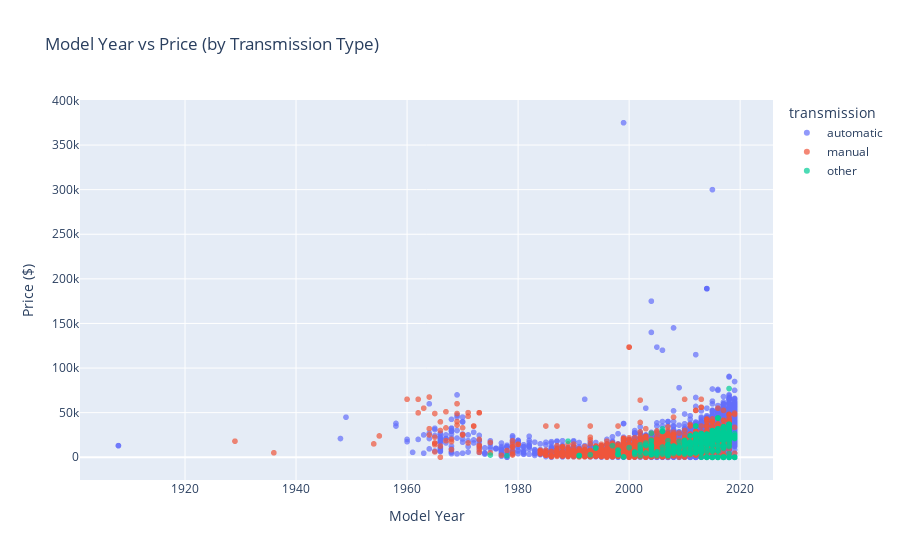

Notebook code cell kept with this figure:
### Code cell
fig_scatter_year = px.scatter(
    df,
    x='model_year',
    y='price',
    color='transmission',
    title='Model Year vs Price (by Transmission Type)',
    labels={'model_year': 'Model Year', 'price': 'Price ($)'},
    opacity=0.7
)
fig_scatter_year.show()

### Figure 1 — Plotly figure (JSON) as saved in the notebook; plotly's stock layout.template omitted (floating-point values rounded to 4 significant figures; data arrays with more than 128 entries replaced by an {"elided": "..."} marker saying what was removed)
{"data": [{"hovertemplate": "transmission=automatic<br>Model Year=%{x}<br>Price ($)=%{y}<extra></extra>", "legendgroup": "automatic", "marker": {"color": "#636efa", "opacity": 0.7, "symbol": "circle"}, "mode": "markers", "name": "automatic", "showlegend": true, "type": "scattergl", "x": {"elided": "46902 float values"}, "xaxis": "x", "y": {"elided": "46902 int values"}, "yaxis": "y"}, {"hovertemplate": "transmission=manual<br>Model Year=%{x}<br>Price ($)=%{y}<extra></extra>", "legendgroup": "manual", "marker": {"color": "#EF553B", "opacity": 0.7, "symbol": "circle"}, "mode": "markers", "name": "manual", "showlegend": true, "type": "scattergl", "x": {"elided": "2829 float values"}, "xaxis": "x", "y": {"elided": "2829 int values"}, "yaxis": "y"}, {"hovertemplate": "transmission=other<br>Model Year=%{x}<br>Price ($)=%{y}<extra></extra>", "legendgroup": "other", "marker": {"color": "#00cc96", "opacity": 0.7, "symbol": "circle"}, "mode": "markers", "name": "other", "showlegend": true, "type": "scattergl", "x": {"elided": "1794 float values"}, "xaxis": "x", "y": {"elided": "1794 int values"}, "yaxis": "y"}], "layout": {"legend": {"title": {"text": "transmission"}, "tracegroupgap": 0}, "title": {"text": "Model Year vs Price (by Transmission Type)"}, "xaxis": {"anchor": "y", "domain": [0, 1], "title": {"text": "Model Year"}}, "yaxis": {"anchor": "x", "domain": [0, 1], "title": {"text": "Price ($)"}}}}
